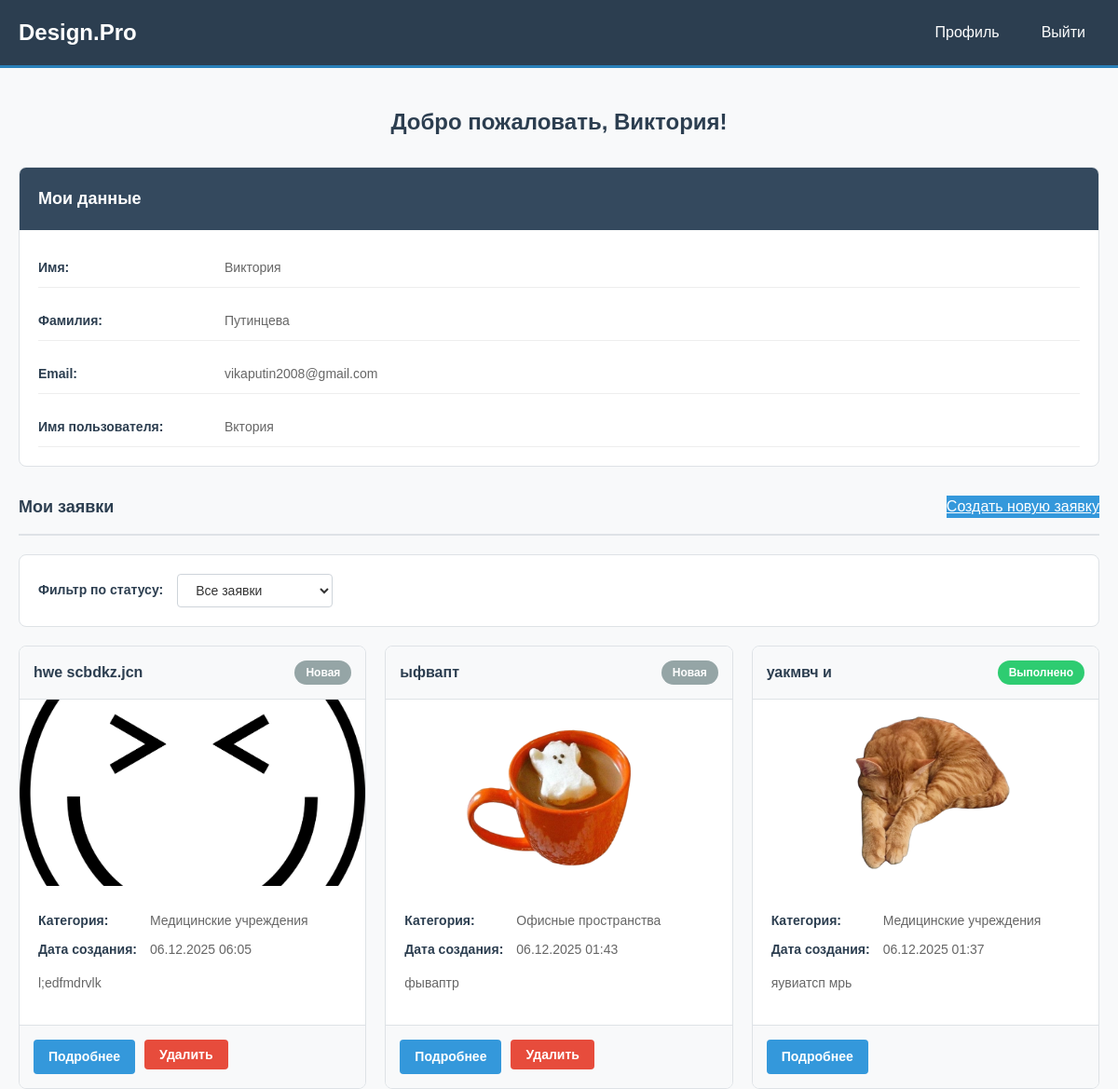
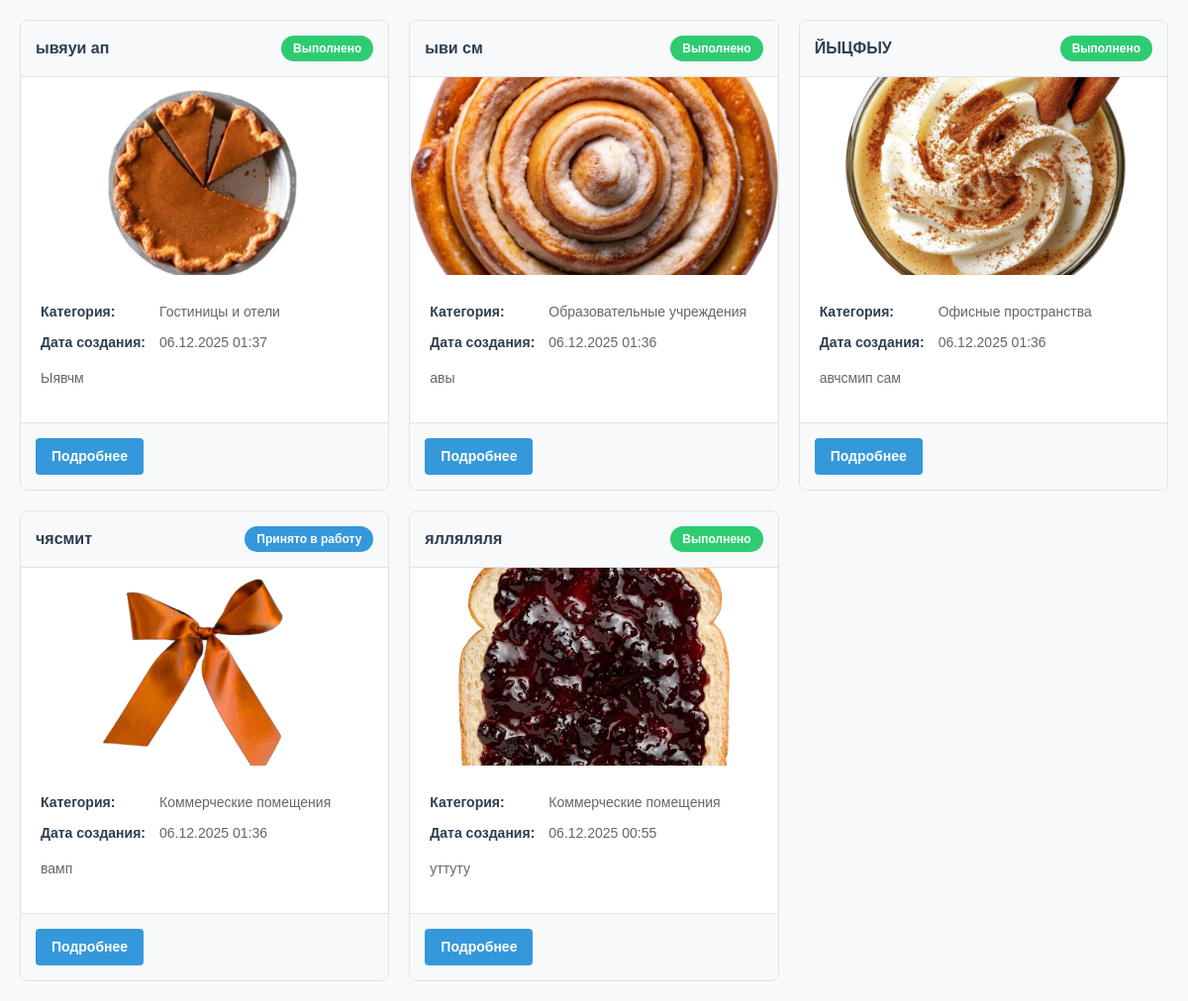
The app's page /profile/ (signed in) with its own data (2 pictures, top to bottom).
### design/models.py (models this page shows, shortened)
class CustomUser(AbstractUser):
    username_validator = UnicodeUsernameValidator()
    username = models.CharField(
        _('username'),
        max_length=150,
        unique=True,
        validators=[username_validator],
        error_messages={
            "unique": _('Пользователь с таким именем уже существует.')
        },
    )
    first_name = models.CharField(_('Имя'), max_length=150, blank=True)
    last_name = models.CharField(_('Фамилия'), max_length=150, blank=True)
    email = models.EmailField(_('Email'), unique=True, blank=True)
    USERNAME_FIELD = 'username'
    REQUIRED_FIELDS = ['email', 'first_name', 'last_name']

class Application(models.Model):
    applicant = models.ForeignKey(CustomUser, on_delete=models.CASCADE, verbose_name="Пользователь")
    title = models.CharField(max_length=150, verbose_name="Название заявки")
    description = models.TextField(max_length=500, verbose_name="Описание заявки")
    image = models.FileField(upload_to='applications/', verbose_name="Загрузите фото заявки")
    category = models.ForeignKey(Category, on_delete=models.CASCADE, verbose_name='Категория заявки')
    design_image = models.FileField(upload_to='designs/', verbose_name="Фото готового дизайна", blank=True, null=True)
    STATUS_CHOICES = [
        ('N', "Новая"),
        ('P', "Принято в работу"),
        ('D', 'Выполнено')
    ]
    status = models.CharField(max_length=1, choices=STATUS_CHOICES, default="N", verbose_name='Статус заявки')
    date = models.DateTimeField(auto_now_add=True, verbose_name="Дата создания заявки")
    comment = models.TextField(blank=True, null=True, verbose_name="Комментарий к заявке")
    favorite = models.BooleanField(default=False, verbose_name='Добавить в избранное')
    class Meta:
        verbose_name = 'Заявка'
        verbose_name_plural = 'Заявки'
        ordering = ['-date']

class Category(models.Model):
    name = models.CharField(max_length=150, help_text="Название категории", verbose_name='Название')
    class Meta:
        verbose_name = 'Категория'
        verbose_name_plural = 'Категории'

### design/views.py (the view)
# urls.py: path('profile/', views.Profile.as_view(), name='profile'),
class Profile(LoginRequiredMixin, generic.View):
    template_name = 'main/profile.html'
    def get(self, request):
        status_filter = request.GET.get('status', '')
        if status_filter:
            applications = Application.objects.filter(applicant=request.user, status=status_filter).order_by(
                '-date')
        else:
            applications = Application.objects.filter(applicant=request.user).order_by(
                '-date')
        context = {
            'user': request.user,
            'applications': applications,
            'status_filter': status_filter,
            'status_choices': Application.STATUS_CHOICES,
        }
        return render(request, self.template_name, context)

### design/templates/main/profile.html (shortened to what this page needs)
{% extends 'basic.html' %}
{% block content %}
<h2 class="welcome-title">Добро пожаловать, {{ user.first_name }}!</h2>
<div class="profile-card">
    <div class="card-header">
        <h3 class="card-title">Мои данные</h3>
    </div>
    <div class="card-body">
        <div class="profile-info">
            <div class="info-row">
                <span class="info-label">Имя:</span>
                <span class="info-value">{{ user.first_name }}</span>
            </div>
            <div class="info-row">
                <span class="info-label">Фамилия:</span>
                <span class="info-value">{{ user.last_name }}</span>
            </div>
            <div class="info-row">
                <span class="info-label">Email:</span>
                <span class="info-value">{{ user.email }}</span>
            </div>
            <div class="info-row">
                <span class="info-label">Имя пользователя:</span>
                <span class="info-value">{{ user.username }}</span>
            </div>
        </div>
    </div>
</div>
<div class="section-header">
    <h3>Мои заявки</h3>
    {% if not is_staff %}
        <a href="{% url 'application-create' %}" class="create-button">
            Создать новую заявку
        </a>
    {% endif %}
</div>
<div class="filter-box">
    <form method="get" class="filter-form">
        <label for="status" class="filter-label">Фильтр по статусу:</label>
        <select name="status" id="status" class="filter-select" onchange="this.form.submit()">
            <option value="">Все заявки</option>
        </select>
    </form>
</div>
{% if applications %}
    <div class="applications-grid">
        {% for application in applications %}
        <div class="application-card">
            <div class="application-header">
                <h4 class="application-title">{{ application.title|truncatechars:30 }}</h4>
                <span class="status-badge {{ application.status }}">
                    {{ application.get_status_display }}
                </span>
            </div>
            {% if application.image %}
                <img src="{{ application.image.url }}"
                     class="application-image"
                     alt="{{ application.title }}">
            {% endif %}
            <div class="application-body">
                <div class="application-meta">
                    <span class="meta-label">Категория:</span>
                    <span class="meta-value">{{ application.category.name }}</span>
                </div>
                <div class="application-meta">
                    <span class="meta-label">Дата создания:</span>
                    <span class="meta-value">{{ application.date|date:"d.m.Y H:i" }}</span>
                </div>
                <p class="application-description">{{ application.description|truncatechars:100 }}</p>
            </div>
            <div class="application-footer">
                <a href="{% url 'application-detail' application.id %}"
                   class="action-button view-button">
                    Подробнее
                </a>
                {% if application.status == 'N' and not is_staff %}
                    <form method="post"
                          action="{% url 'application-delete' application.id %}"
                          onsubmit="return confirm('Вы уверены, что хотите удалить заявку?');">
                        <button type="submit" class="action-button delete-button">
                            Удалить
                        </button>
                    </form>
                {% endif %}
            </div>
        </div>
        {% endfor %}
    </div>
{% endif %}
{% endblock %}

### designpro/static/css/style.css (style rules this page uses)
body { font-family: Arial, sans-serif; margin: 0; padding: 0; background-color: #f8f9fa; color: #333; line-height: 1.5; }
.action-button { display: inline-block; padding: 10px 20px; border: none; border-radius: 4px; cursor: pointer; font-size: 14px; text-decoration: none; font-weight: bold; }
.create-button { background-color: #3498db; color: white; }
.welcome-title { color: #2c3e50; margin-bottom: 30px; text-align: center; font-size: 24px; }
.profile-card { background: white; border-radius: 8px; overflow: hidden; border: 1px solid #dee2e6; margin-bottom: 30px; }
.card-header { background-color: #34495e; padding: 20px; color: white; }
.card-title { margin: 0; font-size: 18px; }
.card-body { padding: 20px; }
.profile-info { display: grid; gap: 15px; }
.info-row { display: flex; align-items: center; padding: 10px 0; border-bottom: 1px solid #eee; }
.info-label { font-weight: bold; width: 200px; color: #2c3e50; font-size: 14px; }
.info-value { color: #666; font-size: 14px; }
.section-header { display: flex; justify-content: space-between; align-items: center; margin-bottom: 20px; }
.section-header h3 { margin: 0; color: #2c3e50; font-size: 18px; }
.filter-box { background: white; padding: 20px; border-radius: 8px; margin-bottom: 20px; border: 1px solid #dee2e6; }
.filter-form { display: flex; align-items: center; gap: 15px; }
.filter-label { font-weight: bold; color: #2c3e50; font-size: 14px; }
.filter-select { padding: 8px 15px; border: 1px solid #ced4da; border-radius: 4px; background: white; color: #333; font-size: 14px; }
.applications-grid { display: grid; grid-template-columns: repeat(auto-fill, minmax(300px, 1fr)); gap: 20px; }
.application-card { background: white; border-radius: 8px; overflow: hidden; border: 1px solid #dee2e6; }
.application-header { padding: 15px; background: #f8f9fa; border-bottom: 1px solid #dee2e6; display: flex; justify-content: space-between; align-items: center; }
.application-title { margin: 0; color: #2c3e50; font-size: 16px; font-weight: bold; }
.status-badge { padding: 4px 12px; border-radius: 20px; font-size: 12px; font-weight: bold; color: white; }
.status-badge.N { background-color: #95a5a6; }
.status-badge.P { background-color: #3498db; }
.status-badge.D { background-color: #2ecc71; }
.application-image { width: 100%; height: 200px; object-fit: cover; }
.application-body { padding: 20px; }
.application-meta { display: flex; margin-bottom: 10px; color: #666; font-size: 14px; }
.meta-label { font-weight: bold; width: 120px; color: #2c3e50; }
.application-description { color: #666; margin-top: 15px; line-height: 1.5; font-size: 14px; }
.application-footer { padding: 15px; background: #f8f9fa; border-top: 1px solid #dee2e6; display: flex; gap: 10px; }
.view-button { background-color: #3498db; color: white; padding: 8px 16px; font-size: 14px; border: none; border-radius: 4px; cursor: pointer; text-decoration: none; display: inline-block; font-weight: bold; }
.delete-button { background-color: #e74c3c; color: white; padding: 8px 16px; font-size: 14px; border: none; border-radius: 4px; cursor: pointer; font-weight: bold; }
.info-value { color: #666; flex: 1; font-size: 14px; }
.section-header { display: flex; justify-content: space-between; align-items: center; margin-bottom: 20px; padding-bottom: 15px; border-bottom: 2px solid #dee2e6; }

### records on screen
CustomUser: first_name "Виктория", last_name "Путинцева", email "vikaputin2008@gmail.com", username "Вктория"
Application: title "hwe scbdkz.jcn", status "Новая", image (picture), category.name "Медицинские учреждения", date "06.12.2025 06:05", description "l;edfmdrvlk", shows "Удалить"
Application: title "ыфвапт", status "Новая", image (picture), category.name "Офисные пространства", date "06.12.2025 01:43", description "фываптр", shows "Удалить"
Application: title "уакмвч и", status "Выполнено", image (picture), category.name "Медицинские учреждения", date "06.12.2025 01:37", description "яувиатсп мрь"
Application: title "ывяуи ап", status "Выполнено", image (picture), category.name "Гостиницы и отели", date "06.12.2025 01:37", description "Ыявчм"
Application: title "ыви см", status "Выполнено", image (picture), category.name "Образовательные учреждения", date "06.12.2025 01:36", description "авы"
Application: title "ЙЫЦФЫУ", status "Выполнено", image (picture), category.name "Офисные пространства", date "06.12.2025 01:36", description "авчсмип сам"
Application: title "чясмит", status "Принято в работу", image (picture), category.name "Коммерческие помещения", date "06.12.2025 01:36", description "вамп"
Application: title "ялляляля", status "Выполнено", image (picture), category.name "Коммерческие помещения", date "06.12.2025 00:55", description "уттуту"
